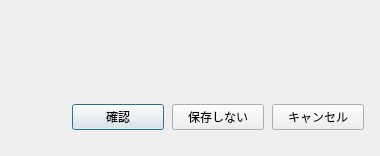
<?xml version="1.0" encoding="UTF-8"?>
<ui version="4.0">
 <class>ConfirmationForm</class>
 <widget class="QDialog" name="ConfirmationForm">
  <property name="geometry"><rect><x>0</x><y>0</y><width>380</width><height>156</height></rect></property>
  <property name="minimumSize"><size><width>380</width><height>156</height></size></property>
  <property name="maximumSize"><size><width>380</width><height>156</height></size></property>
  <property name="confirmDialog" stdset="0"><bool>true</bool></property>
  <layout class="QVBoxLayout" name="rootLayout">
   <property name="spacing"><number>0</number></property><property name="leftMargin"><number>0</number></property><property name="topMargin"><number>0</number></property><property name="rightMargin"><number>0</number></property><property name="bottomMargin"><number>0</number></property>
   <item><widget class="QWidget" name="contentWidget"><property name="confirmContent" stdset="0"><bool>true</bool></property><layout class="QHBoxLayout" name="contentLayout">
    <property name="spacing"><number>12</number></property><property name="leftMargin"><number>20</number></property><property name="topMargin"><number>18</number></property><property name="rightMargin"><number>20</number></property><property name="bottomMargin"><number>16</number></property>
    <item><widget class="QLabel" name="confirmIcon"><property name="minimumSize"><size><width>32</width><height>32</height></size></property><property name="maximumSize"><size><width>32</width><height>32</height></size></property></widget></item>
    <item><widget class="QLabel" name="confirmMessage"><property name="wordWrap"><bool>true</bool></property><property name="text"><string/></property></widget></item>
   </layout></widget></item>
   <item><widget class="QFrame" name="footerFrame"><property name="confirmFooter" stdset="0"><bool>true</bool></property><layout class="QHBoxLayout" name="buttonLayout">
    <property name="spacing"><number>8</number></property><property name="leftMargin"><number>16</number></property><property name="topMargin"><number>11</number></property><property name="rightMargin"><number>16</number></property><property name="bottomMargin"><number>11</number></property>
    <item><spacer name="buttonStretch"><property name="orientation"><enum>Qt::Horizontal</enum></property><property name="sizeHint"><size><width>40</width><height>20</height></size></property></spacer></item>
    <item><widget class="QPushButton" name="confirmButton"><property name="minimumSize"><size><width>92</width><height>0</height></size></property><property name="maximumSize"><size><width>92</width><height>16777215</height></size></property><property name="text"><string>確認</string></property></widget></item>
    <item><widget class="QPushButton" name="alternateButton"><property name="minimumSize"><size><width>92</width><height>0</height></size></property><property name="maximumSize"><size><width>92</width><height>16777215</height></size></property><property name="text"><string>保存しない</string></property></widget></item>
    <item><widget class="QPushButton" name="cancelButton"><property name="minimumSize"><size><width>92</width><height>0</height></size></property><property name="maximumSize"><size><width>92</width><height>16777215</height></size></property><property name="text"><string>キャンセル</string></property></widget></item>
   </layout></widget></item>
  </layout>
 </widget>
 <resources/><connections/>
</ui>
